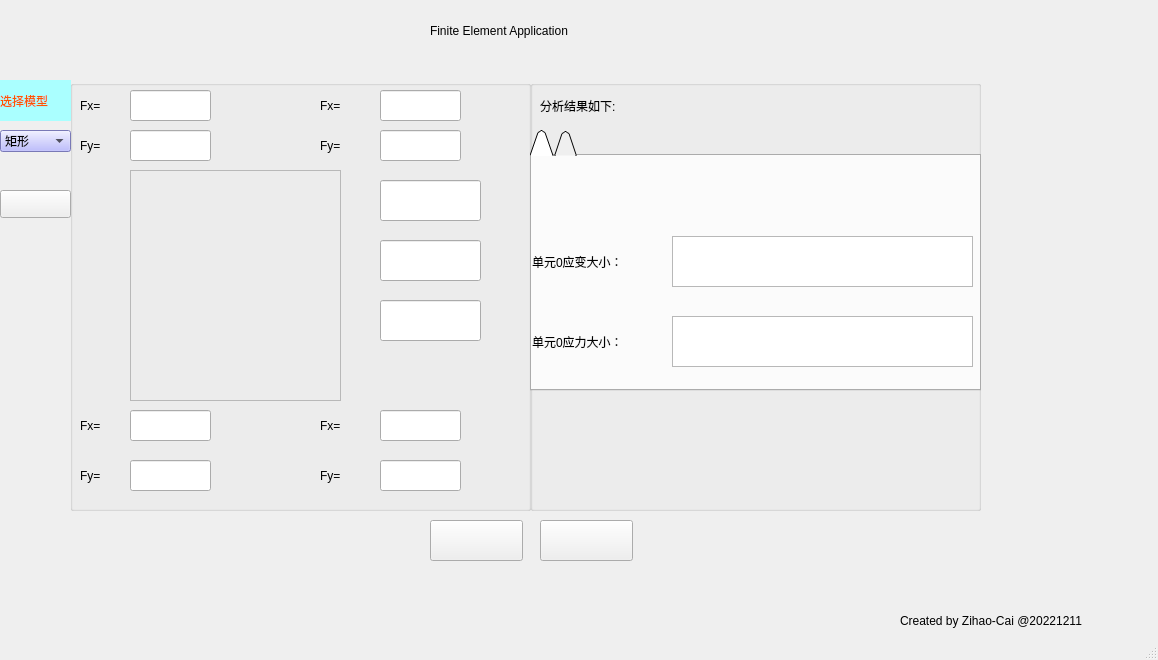
<?xml version="1.0" encoding="UTF-8"?>
<ui version="4.0">
 <class>MainWindow</class>
 <widget class="QMainWindow" name="MainWindow">
  <property name="geometry">
   <rect>
    <x>0</x>
    <y>0</y>
    <width>1158</width>
    <height>660</height>
   </rect>
  </property>
  <property name="windowTitle">
   <string>MainWindow</string>
  </property>
  <property name="styleSheet">
   <string notr="true">background-image: url(:/bird.jpg);</string>
  </property>
  <widget class="QWidget" name="centralwidget">
   <widget class="QLabel" name="apptitle">
    <property name="geometry">
     <rect>
      <x>430</x>
      <y>0</y>
      <width>261</width>
      <height>61</height>
     </rect>
    </property>
    <property name="styleSheet">
     <string notr="true">font: 75 14pt &quot;Arial&quot;;</string>
    </property>
    <property name="text">
     <string>Finite Element Application</string>
    </property>
   </widget>
   <widget class="QLabel" name="modellabel">
    <property name="geometry">
     <rect>
      <x>0</x>
      <y>80</y>
      <width>71</width>
      <height>41</height>
     </rect>
    </property>
    <property name="styleSheet">
     <string notr="true">font: 75 10pt &quot;Arial&quot;;
background-color: rgb(170, 255, 255);
color: rgb(255, 85, 0);</string>
    </property>
    <property name="text">
     <string>选择模型</string>
    </property>
   </widget>
   <widget class="QComboBox" name="modelBox">
    <property name="geometry">
     <rect>
      <x>0</x>
      <y>130</y>
      <width>71</width>
      <height>22</height>
     </rect>
    </property>
    <property name="styleSheet">
     <string notr="true">background-color: rgb(170, 170, 255);</string>
    </property>
    <item>
     <property name="text">
      <string>矩形</string>
     </property>
    </item>
    <item>
     <property name="text">
      <string>其他</string>
     </property>
    </item>
   </widget>
   <widget class="QPushButton" name="loadbtn">
    <property name="geometry">
     <rect>
      <x>0</x>
      <y>190</y>
      <width>71</width>
      <height>28</height>
     </rect>
    </property>
    <property name="styleSheet">
     <string notr="true">color: qlineargradient(spread:pad, x1:0, y1:0, x2:1, y2:0, stop:0 rgba(255, 178, 102, 255), stop:0.55 rgba(235, 148, 61, 255), stop:0.98 rgba(0, 0, 0, 255), stop:1 rgba(0, 0, 0, 0));</string>
    </property>
    <property name="text">
     <string>点击加载</string>
    </property>
   </widget>
   <widget class="QGroupBox" name="loadbox">
    <property name="geometry">
     <rect>
      <x>70</x>
      <y>80</y>
      <width>461</width>
      <height>431</height>
     </rect>
    </property>
    <property name="title">
     <string/>
    </property>
    <widget class="QFrame" name="modelimg">
     <property name="geometry">
      <rect>
       <x>60</x>
       <y>90</y>
       <width>211</width>
       <height>231</height>
      </rect>
     </property>
     <property name="styleSheet">
      <string notr="true">image: url(:/mod.jpg);</string>
     </property>
     <property name="frameShape">
      <enum>QFrame::StyledPanel</enum>
     </property>
     <property name="frameShadow">
      <enum>QFrame::Raised</enum>
     </property>
    </widget>
    <widget class="QLineEdit" name="n0xline">
     <property name="geometry">
      <rect>
       <x>60</x>
       <y>330</y>
       <width>81</width>
       <height>31</height>
      </rect>
     </property>
     <property name="styleSheet">
      <string notr="true">background-image: url(:/pureback.webp);</string>
     </property>
    </widget>
    <widget class="QLabel" name="n0x">
     <property name="geometry">
      <rect>
       <x>10</x>
       <y>330</y>
       <width>41</width>
       <height>31</height>
      </rect>
     </property>
     <property name="styleSheet">
      <string notr="true">font: 75 10pt &quot;Arial&quot;;
background-image: url(:/pureback.webp);
</string>
     </property>
     <property name="text">
      <string>Fx=</string>
     </property>
    </widget>
    <widget class="QLabel" name="n0y">
     <property name="geometry">
      <rect>
       <x>10</x>
       <y>380</y>
       <width>41</width>
       <height>31</height>
      </rect>
     </property>
     <property name="styleSheet">
      <string notr="true">background-image: url(:/pureback.webp);
font: 75 10pt &quot;Arial&quot;;</string>
     </property>
     <property name="text">
      <string>Fy=</string>
     </property>
    </widget>
    <widget class="QLineEdit" name="n0yline">
     <property name="geometry">
      <rect>
       <x>60</x>
       <y>380</y>
       <width>81</width>
       <height>31</height>
      </rect>
     </property>
     <property name="styleSheet">
      <string notr="true">background-image: url(:/pureback.webp);</string>
     </property>
    </widget>
    <widget class="QLabel" name="n1x">
     <property name="geometry">
      <rect>
       <x>250</x>
       <y>330</y>
       <width>41</width>
       <height>31</height>
      </rect>
     </property>
     <property name="styleSheet">
      <string notr="true">font: 75 10pt &quot;Arial&quot;;
background-image: url(:/pureback.webp);</string>
     </property>
     <property name="text">
      <string>Fx=</string>
     </property>
    </widget>
    <widget class="QLabel" name="n1y">
     <property name="geometry">
      <rect>
       <x>250</x>
       <y>380</y>
       <width>41</width>
       <height>31</height>
      </rect>
     </property>
     <property name="styleSheet">
      <string notr="true">font: 75 10pt &quot;Arial&quot;;
background-image: url(:/pureback.webp);</string>
     </property>
     <property name="text">
      <string>Fy=</string>
     </property>
    </widget>
    <widget class="QLineEdit" name="n1xline">
     <property name="geometry">
      <rect>
       <x>310</x>
       <y>330</y>
       <width>81</width>
       <height>31</height>
      </rect>
     </property>
     <property name="styleSheet">
      <string notr="true">background-image: url(:/pureback.webp);</string>
     </property>
    </widget>
    <widget class="QLineEdit" name="n1yline">
     <property name="geometry">
      <rect>
       <x>310</x>
       <y>380</y>
       <width>81</width>
       <height>31</height>
      </rect>
     </property>
     <property name="styleSheet">
      <string notr="true">background-image: url(:/pureback.webp);</string>
     </property>
    </widget>
    <widget class="QLabel" name="n2x">
     <property name="geometry">
      <rect>
       <x>250</x>
       <y>10</y>
       <width>41</width>
       <height>31</height>
      </rect>
     </property>
     <property name="styleSheet">
      <string notr="true">background-image: url(:/pureback.webp);
font: 75 10pt &quot;Arial&quot;;</string>
     </property>
     <property name="text">
      <string>Fx=</string>
     </property>
    </widget>
    <widget class="QLineEdit" name="n2xline">
     <property name="geometry">
      <rect>
       <x>310</x>
       <y>10</y>
       <width>81</width>
       <height>31</height>
      </rect>
     </property>
     <property name="styleSheet">
      <string notr="true">background-image: url(:/pureback.webp);</string>
     </property>
    </widget>
    <widget class="QLabel" name="n2y">
     <property name="geometry">
      <rect>
       <x>250</x>
       <y>50</y>
       <width>41</width>
       <height>31</height>
      </rect>
     </property>
     <property name="styleSheet">
      <string notr="true">background-image: url(:/pureback.webp);
font: 75 10pt &quot;Arial&quot;;</string>
     </property>
     <property name="text">
      <string>Fy=</string>
     </property>
    </widget>
    <widget class="QLineEdit" name="n2yline">
     <property name="geometry">
      <rect>
       <x>310</x>
       <y>50</y>
       <width>81</width>
       <height>31</height>
      </rect>
     </property>
     <property name="styleSheet">
      <string notr="true">background-image: url(:/pureback.webp);</string>
     </property>
    </widget>
    <widget class="QLabel" name="n3x">
     <property name="geometry">
      <rect>
       <x>10</x>
       <y>10</y>
       <width>41</width>
       <height>31</height>
      </rect>
     </property>
     <property name="styleSheet">
      <string notr="true">background-image: url(:/pureback.webp);
font: 75 10pt &quot;Arial&quot;;</string>
     </property>
     <property name="text">
      <string>Fx=</string>
     </property>
    </widget>
    <widget class="QLabel" name="n3y">
     <property name="geometry">
      <rect>
       <x>10</x>
       <y>50</y>
       <width>41</width>
       <height>31</height>
      </rect>
     </property>
     <property name="styleSheet">
      <string notr="true">font: 75 10pt &quot;Arial&quot;;
background-image: url(:/pureback.webp);</string>
     </property>
     <property name="text">
      <string>Fy=</string>
     </property>
    </widget>
    <widget class="QLineEdit" name="n3xline">
     <property name="geometry">
      <rect>
       <x>60</x>
       <y>10</y>
       <width>81</width>
       <height>31</height>
      </rect>
     </property>
     <property name="styleSheet">
      <string notr="true">background-image: url(:/pureback.webp);</string>
     </property>
    </widget>
    <widget class="QLineEdit" name="n3yline">
     <property name="geometry">
      <rect>
       <x>60</x>
       <y>50</y>
       <width>81</width>
       <height>31</height>
      </rect>
     </property>
     <property name="styleSheet">
      <string notr="true">background-image: url(:/pureback.webp);</string>
     </property>
    </widget>
    <widget class="QLineEdit" name="Eline">
     <property name="geometry">
      <rect>
       <x>310</x>
       <y>100</y>
       <width>101</width>
       <height>41</height>
      </rect>
     </property>
     <property name="styleSheet">
      <string notr="true">background-image: url(:/pureback.webp);</string>
     </property>
    </widget>
    <widget class="QLineEdit" name="vline">
     <property name="geometry">
      <rect>
       <x>310</x>
       <y>160</y>
       <width>101</width>
       <height>41</height>
      </rect>
     </property>
     <property name="styleSheet">
      <string notr="true">background-image: url(:/pureback.webp);</string>
     </property>
    </widget>
    <widget class="QLineEdit" name="tline">
     <property name="geometry">
      <rect>
       <x>310</x>
       <y>220</y>
       <width>101</width>
       <height>41</height>
      </rect>
     </property>
     <property name="styleSheet">
      <string notr="true">background-image: url(:/pureback.webp);</string>
     </property>
    </widget>
   </widget>
   <widget class="QGroupBox" name="resultbox">
    <property name="geometry">
     <rect>
      <x>530</x>
      <y>80</y>
      <width>451</width>
      <height>431</height>
     </rect>
    </property>
    <property name="title">
     <string/>
    </property>
    <widget class="QLabel" name="resulttip">
     <property name="geometry">
      <rect>
       <x>10</x>
       <y>10</y>
       <width>421</width>
       <height>31</height>
      </rect>
     </property>
     <property name="styleSheet">
      <string notr="true">font: 75 10pt &quot;Arial&quot;;</string>
     </property>
     <property name="text">
      <string>分析结果如下:</string>
     </property>
    </widget>
    <widget class="QTabWidget" name="resultpage">
     <property name="geometry">
      <rect>
       <x>0</x>
       <y>50</y>
       <width>451</width>
       <height>261</height>
      </rect>
     </property>
     <property name="mouseTracking">
      <bool>false</bool>
     </property>
     <property name="tabletTracking">
      <bool>false</bool>
     </property>
     <property name="acceptDrops">
      <bool>false</bool>
     </property>
     <property name="whatsThis">
      <string>&lt;html&gt;&lt;head/&gt;&lt;body&gt;&lt;p&gt;&lt;br/&gt;&lt;/p&gt;&lt;/body&gt;&lt;/html&gt;</string>
     </property>
     <property name="tabShape">
      <enum>QTabWidget::Triangular</enum>
     </property>
     <property name="currentIndex">
      <number>0</number>
     </property>
     <widget class="QWidget" name="page0">
      <attribute name="title">
       <string/>
      </attribute>
      <widget class="QLabel" name="label">
       <property name="geometry">
        <rect>
         <x>0</x>
         <y>80</y>
         <width>121</width>
         <height>51</height>
        </rect>
       </property>
       <property name="styleSheet">
        <string notr="true">font: 75 10pt &quot;Arial&quot;;</string>
       </property>
       <property name="text">
        <string>单元0应变大小：</string>
       </property>
      </widget>
      <widget class="QLabel" name="label_2">
       <property name="geometry">
        <rect>
         <x>0</x>
         <y>160</y>
         <width>121</width>
         <height>51</height>
        </rect>
       </property>
       <property name="styleSheet">
        <string notr="true">font: 75 10pt &quot;Arial&quot;;</string>
       </property>
       <property name="text">
        <string>单元0应力大小：</string>
       </property>
      </widget>
      <widget class="QTextBrowser" name="strain0">
       <property name="geometry">
        <rect>
         <x>140</x>
         <y>80</y>
         <width>301</width>
         <height>51</height>
        </rect>
       </property>
       <property name="styleSheet">
        <string notr="true">font: 75 12pt &quot;Arial&quot;;</string>
       </property>
      </widget>
      <widget class="QTextBrowser" name="stress0">
       <property name="geometry">
        <rect>
         <x>140</x>
         <y>160</y>
         <width>301</width>
         <height>51</height>
        </rect>
       </property>
       <property name="styleSheet">
        <string notr="true">font: 75 12pt &quot;Arial&quot;;</string>
       </property>
      </widget>
     </widget>
     <widget class="QWidget" name="page1">
      <attribute name="title">
       <string/>
      </attribute>
      <widget class="QLabel" name="label_3">
       <property name="geometry">
        <rect>
         <x>0</x>
         <y>80</y>
         <width>121</width>
         <height>51</height>
        </rect>
       </property>
       <property name="styleSheet">
        <string notr="true">font: 75 10pt &quot;Arial&quot;;</string>
       </property>
       <property name="text">
        <string>单元1应变大小：</string>
       </property>
      </widget>
      <widget class="QLabel" name="label_4">
       <property name="geometry">
        <rect>
         <x>0</x>
         <y>160</y>
         <width>121</width>
         <height>51</height>
        </rect>
       </property>
       <property name="styleSheet">
        <string notr="true">font: 75 10pt &quot;Arial&quot;;</string>
       </property>
       <property name="text">
        <string>单元1应力大小：</string>
       </property>
      </widget>
      <widget class="QTextBrowser" name="strain1">
       <property name="geometry">
        <rect>
         <x>140</x>
         <y>80</y>
         <width>301</width>
         <height>51</height>
        </rect>
       </property>
       <property name="styleSheet">
        <string notr="true">font: 75 12pt &quot;Arial&quot;;</string>
       </property>
      </widget>
      <widget class="QTextBrowser" name="stress1">
       <property name="geometry">
        <rect>
         <x>140</x>
         <y>160</y>
         <width>301</width>
         <height>51</height>
        </rect>
       </property>
       <property name="styleSheet">
        <string notr="true">font: 75 12pt &quot;Arial&quot;;</string>
       </property>
      </widget>
     </widget>
    </widget>
   </widget>
   <widget class="QPushButton" name="analysebtn">
    <property name="geometry">
     <rect>
      <x>430</x>
      <y>520</y>
      <width>93</width>
      <height>41</height>
     </rect>
    </property>
    <property name="styleSheet">
     <string notr="true">color: qlineargradient(spread:pad, x1:0, y1:0, x2:1, y2:0, stop:0 rgba(255, 178, 102, 255), stop:0.55 rgba(235, 148, 61, 255), stop:0.98 rgba(0, 0, 0, 255), stop:1 rgba(0, 0, 0, 0));</string>
    </property>
    <property name="text">
     <string>开始分析</string>
    </property>
   </widget>
   <widget class="QPushButton" name="exitbtn">
    <property name="geometry">
     <rect>
      <x>540</x>
      <y>520</y>
      <width>93</width>
      <height>41</height>
     </rect>
    </property>
    <property name="styleSheet">
     <string notr="true">color: qlineargradient(spread:pad, x1:0, y1:0, x2:1, y2:0, stop:0 rgba(255, 178, 102, 255), stop:0.55 rgba(235, 148, 61, 255), stop:0.98 rgba(0, 0, 0, 255), stop:1 rgba(0, 0, 0, 0));</string>
    </property>
    <property name="text">
     <string>退出</string>
    </property>
   </widget>
   <widget class="QLabel" name="author">
    <property name="geometry">
     <rect>
      <x>900</x>
      <y>600</y>
      <width>261</width>
      <height>41</height>
     </rect>
    </property>
    <property name="styleSheet">
     <string notr="true">font: 10pt &quot;Ink Free&quot;;</string>
    </property>
    <property name="text">
     <string>Created by Zihao-Cai @20221211</string>
    </property>
   </widget>
  </widget>
  <widget class="QStatusBar" name="statusbar"/>
 </widget>
 <resources/>
 <connections/>
</ui>
